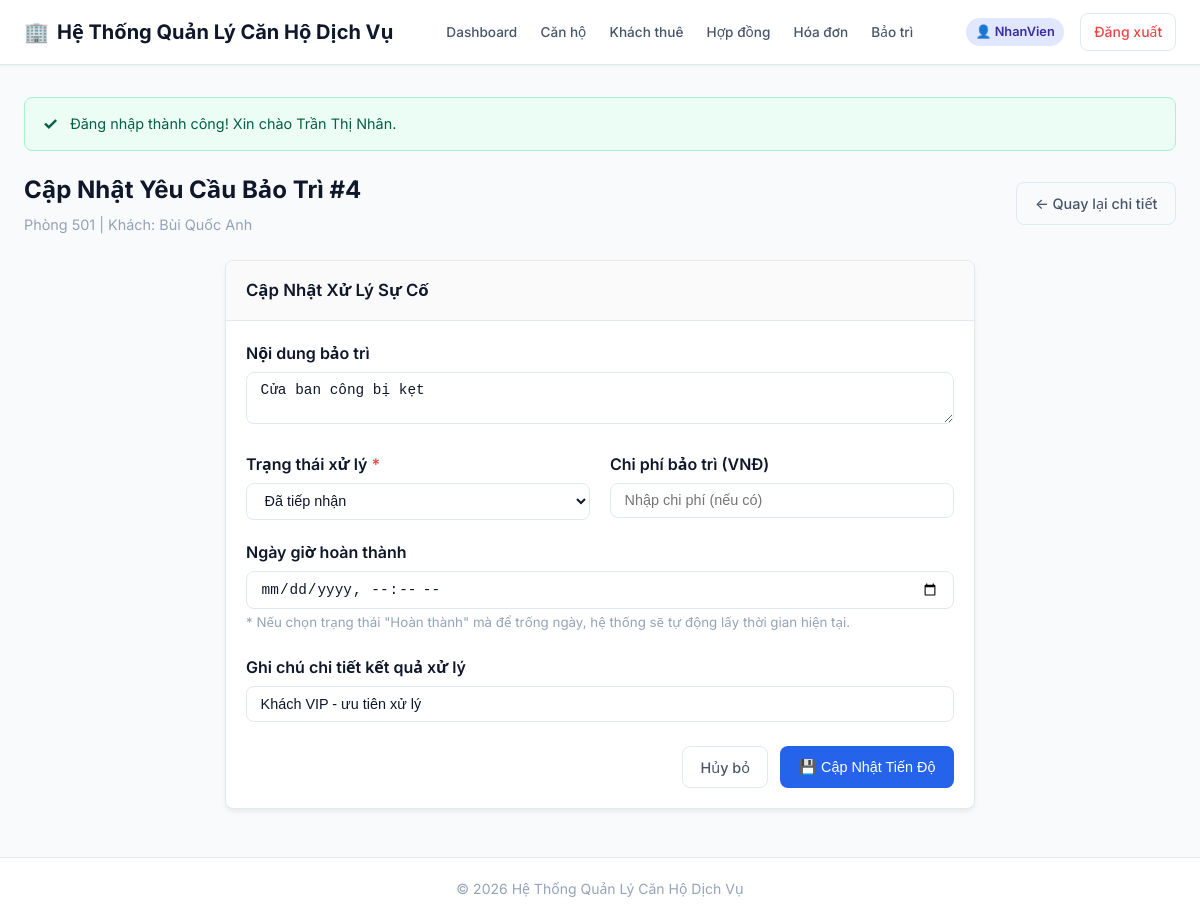
/QuanLyCanHo-Web/user/bao-tri/edit.php?id=4 (signed in), run on the app's committed database.
### tables this page shows
CREATE TABLE YeuCauBaoTri (
    MaBaoTri       INT AUTO_INCREMENT PRIMARY KEY,
    MaCanHo        INT NOT NULL,
    MaKhach        INT NOT NULL,
    NoiDung        VARCHAR(255) NOT NULL,
    NgayTiepNhan   DATETIME NOT NULL DEFAULT CURRENT_TIMESTAMP,
    NgayHoanThanh  DATETIME NULL,
    TrangThai      VARCHAR(30) NOT NULL DEFAULT 'Đã tiếp nhận',
    ChiPhi         DECIMAL(18,2) NULL,
    GhiChu         VARCHAR(255) NULL,
    FOREIGN KEY (MaCanHo) REFERENCES CanHo(MaCanHo),
    FOREIGN KEY (MaKhach) REFERENCES KhachThue(MaKhach)
);

CREATE TABLE CanHo (
    MaCanHo     INT AUTO_INCREMENT PRIMARY KEY,
    SoPhong     VARCHAR(20)    NOT NULL UNIQUE,
    MaLoai      INT            NOT NULL,
    DienTich    FLOAT          NOT NULL,
    GiaThue     DECIMAL(18,2)  NOT NULL,
    TrangThai   VARCHAR(20)    NOT NULL DEFAULT 'Trống',
    MoTa        VARCHAR(255)   NULL,
    CHECK (TrangThai IN ('Trống','Đang thuê','Bảo trì')),
    FOREIGN KEY (MaLoai) REFERENCES LoaiCanHo(MaLoai)
);

CREATE TABLE KhachThue (
    MaKhach           INT AUTO_INCREMENT PRIMARY KEY,
    HoTen             VARCHAR(100) NOT NULL,
    CCCD              VARCHAR(12)  NOT NULL UNIQUE,
    NgaySinh          DATE         NOT NULL,
    GioiTinh          VARCHAR(10)  NOT NULL,
    SoDienThoai       VARCHAR(15)  NOT NULL,
    Email             VARCHAR(100) NULL,
    DiaChiThuongTru   VARCHAR(255) NULL
);

### QuanLyCanHo-Web/user/bao-tri/edit.php (called while the page is built, shortened)
<?php
require_once __DIR__ . '/../../admin/bao-tri/edit.php';

### QuanLyCanHo-Web/includes/functions.php (called while the page is built, shortened)
<?php
function e(?string $value): string
{
    return htmlspecialchars((string)($value ?? ''), ENT_QUOTES, 'UTF-8');
}
function url(string $path = ''): string
{
    $path = '/' . ltrim($path, '/');
    $scriptName = str_replace('\\', '/', $_SERVER['SCRIPT_NAME'] ?? '');
    $projectFolder = '/QuanLyCanHo-Web';
    $projectPosition = strpos($scriptName, $projectFolder);
    if ($projectPosition !== false && !str_starts_with($path, $projectFolder)) {
        $basePath = substr($scriptName, 0, $projectPosition + strlen($projectFolder));
        return $basePath . $path;
    }
    return $path;
}

### QuanLyCanHo-Web/auth/guard.php (called while the page is built, shortened)
<?php
function currentUserRole(): string
{
    return $_SESSION['VaiTro'] ?? '';
}

### QuanLyCanHo-Web/admin/bao-tri/edit.php (the view, shortened to what this page needs)
<?php
require_once __DIR__ . '/../../includes/header.php';
$pdo = require __DIR__ . '/../../config/database.php';
$baseUrl = url((currentUserRole() === 'Admin') ? '/admin/bao-tri' : '/user/bao-tri');
$id = (int)($_GET['id'] ?? 0);
$sql = 'SELECT bt.*, ch.SoPhong, kt.HoTen AS TenKhach
        FROM YeuCauBaoTri bt
        JOIN CanHo ch ON bt.MaCanHo = ch.MaCanHo
        JOIN KhachThue kt ON bt.MaKhach = kt.MaKhach
        WHERE bt.MaBaoTri = ?';
$stmt = $pdo->prepare($sql);
$stmt->execute([$id]);
$item = $stmt->fetch();
$formData = [
    'TrangThai' => $item['TrangThai'],
    'NgayHoanThanh' => $item['NgayHoanThanh'] ? date('Y-m-d\TH:i', strtotime($item['NgayHoanThanh'])) : '',
    'ChiPhi' => ($item['ChiPhi'] !== null) ? (string)$item['ChiPhi'] : '',
    'GhiChu' => $item['GhiChu'] ?? '',
    'NoiDung' => $item['NoiDung'],
];
?>
<div class="page-header">
    <div>
        <h1 class="page-title">Cập Nhật Yêu Cầu Bảo Trì #<?= $id ?></h1>
        <p class="page-subtitle">Phòng <?= e($item['SoPhong']) ?> | Khách: <?= e($item['TenKhach']) ?></p>
    </div>
    <div>
        <a href="<?= $baseUrl ?>/detail.php?id=<?= $id ?>" class="btn btn-outline">
            ← Quay lại chi tiết
        </a>
    </div>
</div>
<div class="card" style="max-width: 750px; margin: 0 auto;">
    <div class="card-header">
        <h3>Cập Nhật Xử Lý Sự Cố</h3>
    </div>
    <div class="card-body">
        <form method="POST" action="">
            <div style="display: grid; grid-template-columns: 1fr 1fr; gap: 1.25rem;">
                <div class="form-group" style="grid-column: span 2;">
                    <label for="NoiDung" style="font-weight: 600; display: block; margin-bottom: 0.35rem;">
                        Nội dung bảo trì
                    </label>
                    <textarea id="NoiDung" name="NoiDung" class="form-control" rows="2" required><?= e($formData['NoiDung']) ?></textarea>
                </div>
                <div class="form-group">
                    <label for="TrangThai" style="font-weight: 600; display: block; margin-bottom: 0.35rem;">
                        Trạng thái xử lý <span class="required">*</span>
                    </label>
                    <select id="TrangThai" name="TrangThai" class="form-control" required>
                        <option value="Đã tiếp nhận" <?= ($formData['TrangThai'] === 'Đã tiếp nhận') ? 'selected' : '' ?>>Đã tiếp nhận</option>
                    </select>
                </div>
                <div class="form-group">
                    <label for="ChiPhi" style="font-weight: 600; display: block; margin-bottom: 0.35rem;">
                        Chi phí bảo trì (VNĐ)
                    </label>
                    <input type="number"
                           step="1000"
                           min="0"
                           id="ChiPhi"
                           name="ChiPhi"
                           class="form-control"
                           placeholder="Nhập chi phí (nếu có)"
                           value="<?= e($formData['ChiPhi']) ?>">
                </div>
                <div class="form-group" style="grid-column: span 2;">
                    <label for="NgayHoanThanh" style="font-weight: 600; display: block; margin-bottom: 0.35rem;">
                        Ngày giờ hoàn thành
                    </label>
                    <input type="datetime-local"
                           id="NgayHoanThanh"
                           name="NgayHoanThanh"
                           class="form-control"
                           value="<?= e($formData['NgayHoanThanh']) ?>">
                    <small style="color: var(--text-muted);">
                        * Nếu chọn trạng thái "Hoàn thành" mà để trống ngày, hệ thống sẽ tự động lấy thời gian hiện tại.
                    </small>
                </div>
                <div class="form-group" style="grid-column: span 2;">
                    <label for="GhiChu" style="font-weight: 600; display: block; margin-bottom: 0.35rem;">
                        Ghi chú chi tiết kết quả xử lý
                    </label>
                    <input type="text"
                           id="GhiChu"
                           name="GhiChu"
                           class="form-control"
                           placeholder="Ví dụ: Đã thay linh kiện hỏng, nạp gas..."
                           value="<?= e($formData['GhiChu']) ?>">
                </div>
            </div>
            <div style="margin-top: 1.5rem; display: flex; justify-content: flex-end; gap: 0.75rem;">
                <a href="<?= $baseUrl ?>/detail.php?id=<?= $id ?>" class="btn btn-outline">Hủy bỏ</a>
                <button type="submit" class="btn btn-primary">💾 Cập Nhật Tiến Độ</button>
            </div>
        </form>
    </div>
</div>
<?php require_once __DIR__ . '/../../includes/footer.php'; ?>

### QuanLyCanHo-Web/assets/css/style.css (style rules this page uses)
:root { --primary-color: #2563eb; --primary-hover: #1d4ed8; --primary-light: #eff6ff; --secondary-color: #64748b; --secondary-hover: #475569; --success-color: #10b981; --success-light: #ecfdf5; --warning-color: #f59e0b; --warning-light: #fffbeb; --danger-color: #ef4444; --danger-light: #fef2f2; --info-color: #06b6d4; --info-light: #ecfeff; --bg-main: #f8fafc; --bg-surface: #ffffff; --text-primary: #0f172a; --text-secondary: #475569; --text-muted: #94a3b8; --border-color: #e2e8f0; --border-radius: 8px; --box-shadow: 0 4px 6px -1px rgba(0, 0, 0, 0.05), 0 2px 4px -1px rgba(0, 0, 0, 0.03); --transition: all 0.2s ease-in-out; }
* { box-sizing: border-box; margin: 0; padding: 0; }
body { font-family: 'Inter', system-ui, -apple-system, BlinkMacSystemFont, 'Segoe UI', Roboto, Oxygen, Ubuntu, Cantarell, sans-serif; background-color: var(--bg-main); color: var(--text-primary); line-height: 1.6; display: flex; flex-direction: column; min-height: 100vh; }
a { color: var(--primary-color); text-decoration: none; transition: var(--transition); }
.page-header { display: flex; justify-content: space-between; align-items: center; margin-bottom: 1.5rem; flex-wrap: wrap; gap: 1rem; }
.page-title { font-size: 1.5rem; font-weight: 700; color: var(--text-primary); }
.page-subtitle { font-size: 0.9rem; color: var(--text-muted); margin-top: 0.25rem; }
.btn { display: inline-flex; align-items: center; justify-content: center; gap: 0.5rem; padding: 0.55rem 1.1rem; font-size: 0.9rem; font-weight: 500; border-radius: var(--border-radius); border: 1px solid transparent; cursor: pointer; transition: var(--transition); text-align: center; white-space: nowrap; }
.btn-primary { background-color: var(--primary-color); color: white; }
.btn-outline { background-color: transparent; border-color: var(--border-color); color: var(--text-secondary); }
.form-control { padding: 0.55rem 0.85rem; font-size: 0.9rem; border: 1px solid var(--border-color); border-radius: var(--border-radius); background-color: #fff; color: var(--text-primary); width: 100%; outline: none; transition: var(--transition); }
.card { background-color: var(--bg-surface); border-radius: var(--border-radius); border: 1px solid var(--border-color); box-shadow: var(--box-shadow); margin-bottom: 1.5rem; overflow: hidden; }
.card-header { padding: 1rem 1.25rem; border-bottom: 1px solid var(--border-color); background-color: #fafafa; display: flex; justify-content: space-between; align-items: center; }
.card-header h3 { font-size: 1.05rem; font-weight: 600; color: var(--text-primary); }
.card-body { padding: 1.25rem; }
.required { color: var(--danger-color); }

### data on the page
yeucaubaotri: MaCanHo.SoPhong "501", MaKhach.HoTen "Bùi Quốc Anh", NoiDung "Cửa ban công bị kẹt", TrangThai "Đã tiếp nhận", GhiChu "Khách VIP - ưu tiên xử lý"

### other printed values
$item['label'] "Dashboard"
$item['label'] "Căn hộ"
$item['label'] "Khách thuê"
$item['label'] "Hợp đồng"
$item['label'] "Hóa đơn"
$item['label'] "Bảo trì"
$vaiTro ?: ($_SESSION['HoTenKhach'] ?? 'Khách hàng') "NhanVien"
$flashSuccess "Đăng nhập thành công! Xin chào Trần Thị Nhân."
$id "4"
